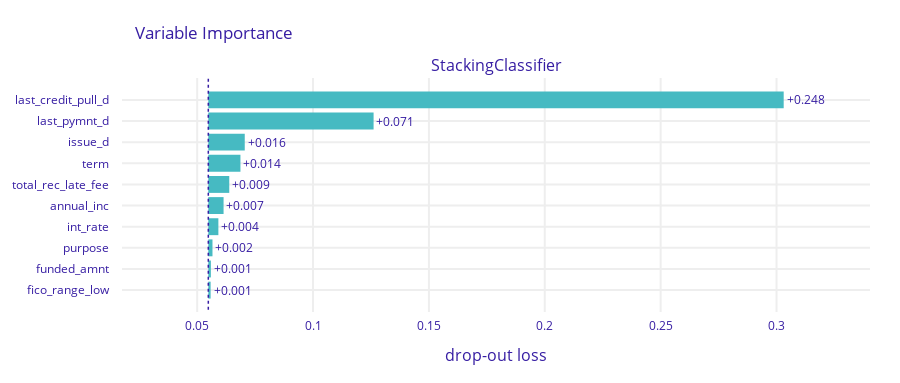

The notebook cell saved with this chart:
### Markdown cell above
## Variable Importance

### Code cell
# Calculate feature importance
fi = pipeline_explainer.model_parts(processes=4)

# Plot feature importance
fi.plot()

### Figure 1 — Plotly figure (JSON) as saved in the notebook; plotly's stock layout.template omitted (floating-point values rounded to 4 significant figures)
{"data": [{"base": 0.05481, "hoverinfo": "text", "hoverlabel": {"bgcolor": "rgba(0,0,0,0.8)"}, "hovertext": ["Model: StackingClassifier loss after<br>variable: last_credit_pull_d is permuted: 0.303<br>Drop-out loss change: +0.248", "Model: StackingClassifier loss after<br>variable: last_pymnt_d is permuted: 0.126<br>Drop-out loss change: +0.071", "Model: StackingClassifier loss after<br>variable: issue_d is permuted: 0.071<br>Drop-out loss change: +0.016", "Model: StackingClassifier loss after<br>variable: term is permuted: 0.069<br>Drop-out loss change: +0.014", "Model: StackingClassifier loss after<br>variable: total_rec_late_fee is permuted: 0.064<br>Drop-out loss change: +0.009", "Model: StackingClassifier loss after<br>variable: annual_inc is permuted: 0.061<br>Drop-out loss change: +0.007", "Model: StackingClassifier loss after<br>variable: int_rate is permuted: 0.059<br>Drop-out loss change: +0.004", "Model: StackingClassifier loss after<br>variable: purpose is permuted: 0.057<br>Drop-out loss change: +0.002", "Model: StackingClassifier loss after<br>variable: funded_amnt is permuted: 0.056<br>Drop-out loss change: +0.001", "Model: StackingClassifier loss after<br>variable: fico_range_low is permuted: 0.056<br>Drop-out loss change: +0.001"], "marker": {"color": "#46bac2"}, "orientation": "h", "showlegend": false, "text": ["+0.248", "+0.071", "+0.016", "+0.014", "+0.009", "+0.007", "+0.004", "+0.002", "+0.001", "+0.001"], "textposition": "outside", "type": "bar", "x": [0.2483, 0.07132, 0.01573, 0.01387, 0.00904, 0.006585, 0.004342, 0.001801, 0.0011, 0.0009917], "xaxis": "x", "y": ["last_credit_pull_d", "last_pymnt_d", "issue_d", "term", "total_rec_late_fee", "annual_inc", "int_rate", "purpose", "funded_amnt", "fico_range_low"], "yaxis": "y"}], "layout": {"annotations": [{"font": {"size": 16}, "showarrow": false, "text": "StackingClassifier", "x": 0.5, "xanchor": "center", "xref": "paper", "y": 1, "yanchor": "bottom", "yref": "paper"}, {"font": {"size": 16}, "showarrow": false, "text": "drop-out loss", "x": 0.5, "xanchor": "center", "xref": "paper", "y": 0, "yanchor": "top", "yref": "paper", "yshift": -30}], "font": {"color": "#371ea3"}, "height": 383, "margin": {"b": 71, "r": 30, "t": 78}, "shapes": [{"line": {"color": "#371ea3", "dash": "dot", "width": 1.5}, "type": "line", "x0": 0.05481, "x1": 0.05481, "xref": "x", "y0": -1, "y1": 10, "yref": "y"}], "title": {"text": "Variable Importance", "x": 0.15}, "xaxis": {"anchor": "y", "automargin": true, "domain": [0, 1], "fixedrange": true, "gridwidth": 2, "range": [0.01756, 0.3403], "tickcolor": "white", "ticklen": 3, "ticks": "outside", "type": "linear", "zeroline": false}, "yaxis": {"anchor": "x", "automargin": true, "autorange": "reversed", "domain": [0, 1], "fixedrange": true, "gridwidth": 2, "tickcolor": "white", "ticklen": 10, "ticks": "outside", "type": "category"}}}
